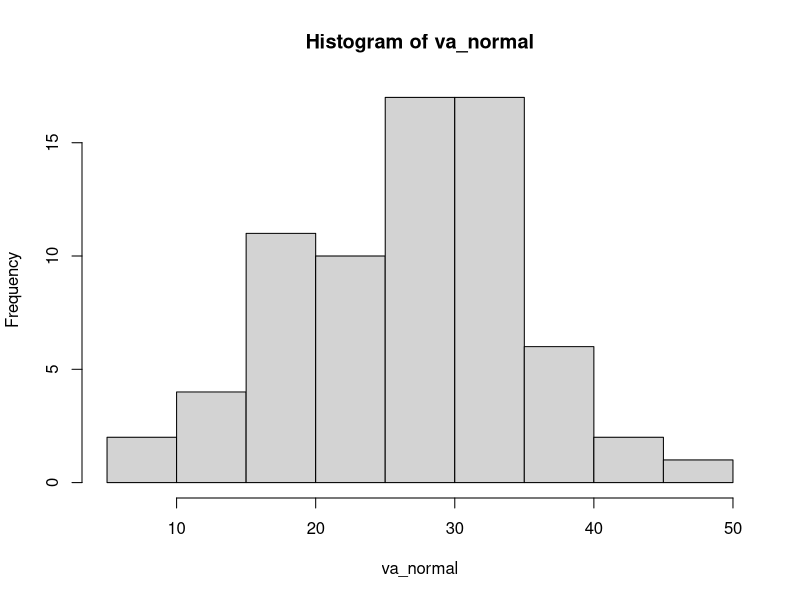
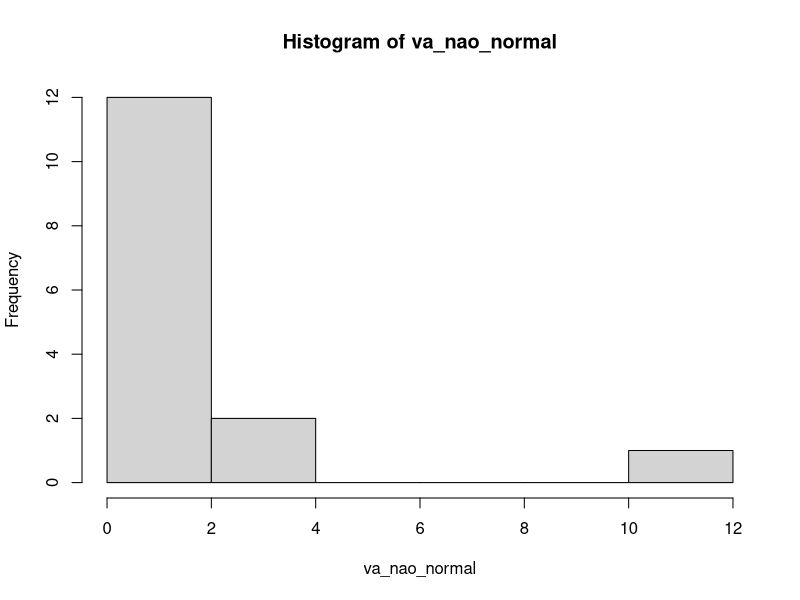
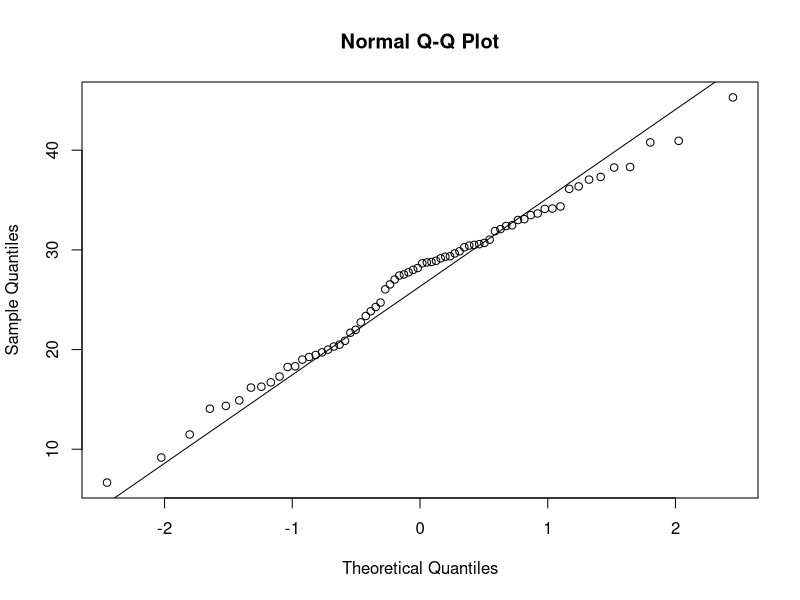
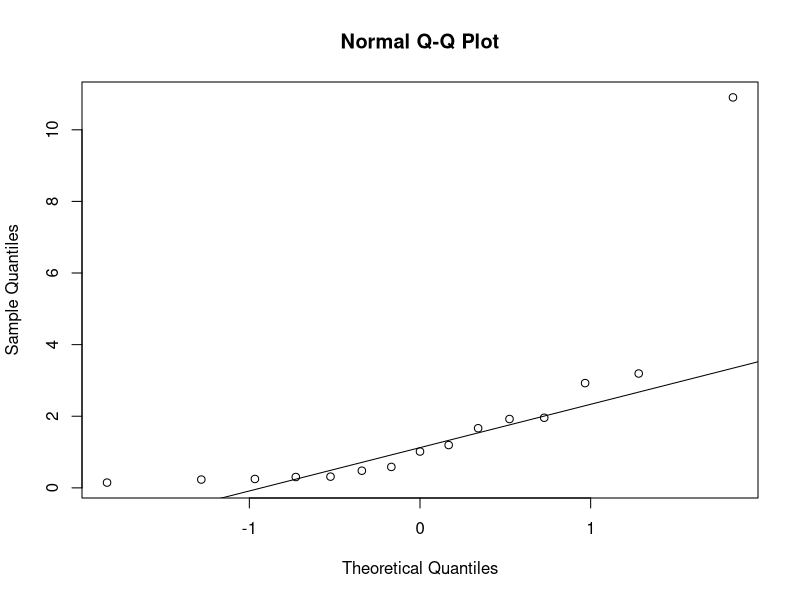
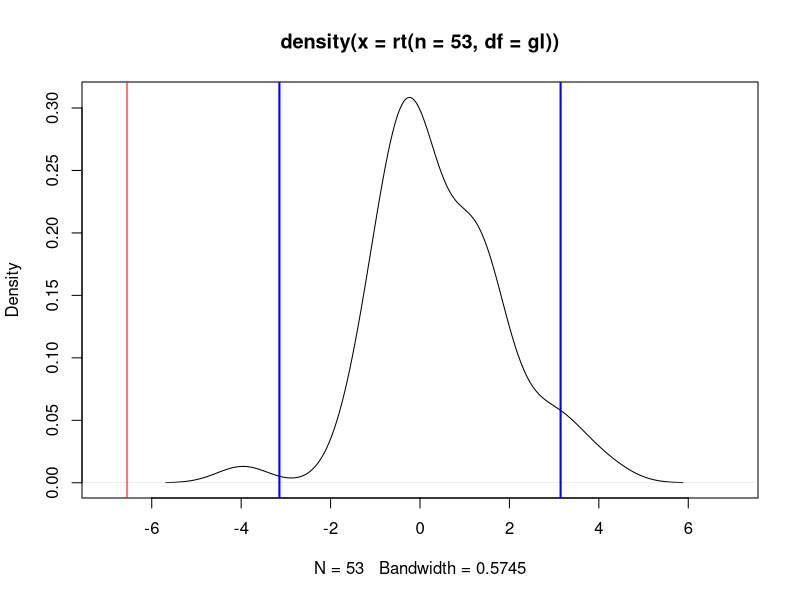
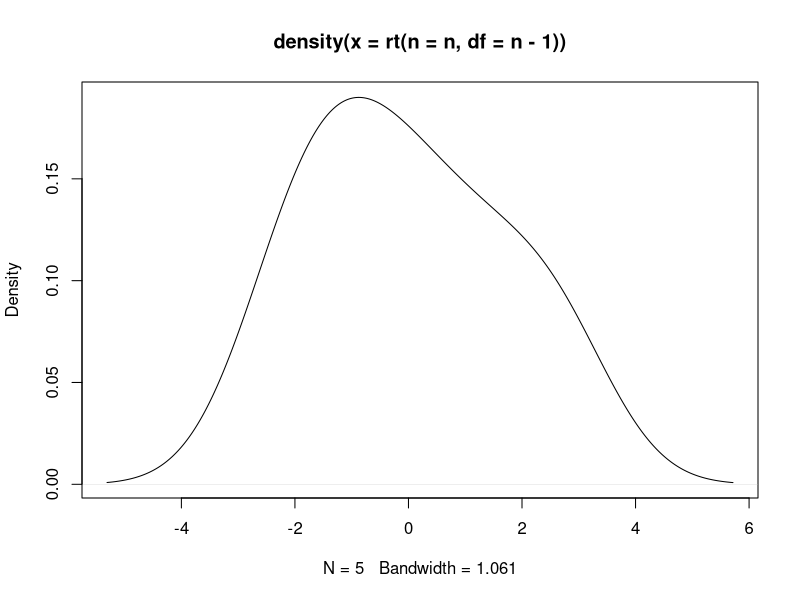
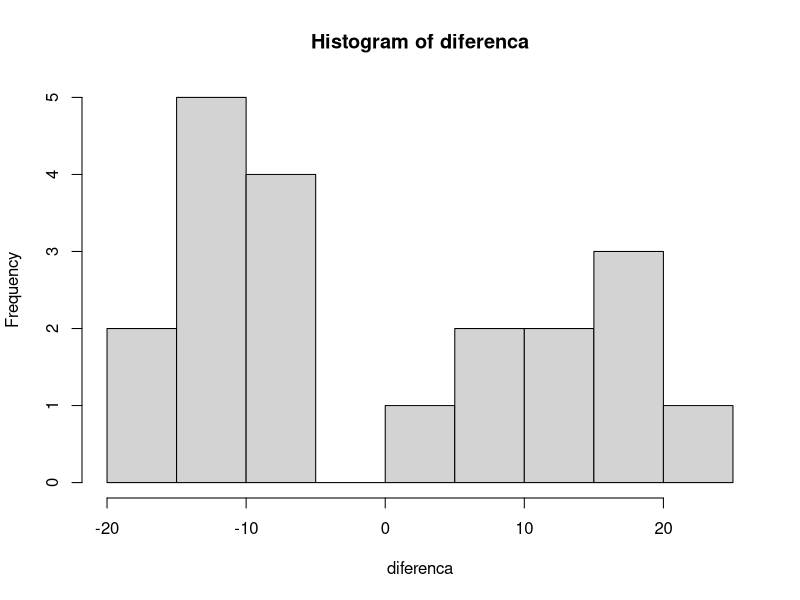

Source code (R) for these figures, in order:
## ---- chunk 1
  #GERAR UMA VARIAVEL ALEATÓRIA NOrmal

  va_normal = rnorm(n = 70, mean = 25, sd = 8)
  
  #Gera uma variavel não normal que segue a distribuição F
  va_nao_normal = rf(n = 15, df1 = 2, df2 = 10)
  
  hist(va_normal)
  hist(va_nao_normal)
## ---- chunk 2
   qqnorm(va_normal)
   qqline(va_normal)
   
   qqnorm(va_nao_normal)
   qqline(va_nao_normal)
## ---- chunk 3
   #Se o p-value for menor que alfa(5%), a hipotese nula, que a v.a é normalmente distribuida, deve ser rejeitada
   shapiro.test(va_normal)
   shapiro.test(va_nao_normal)
## ---- chunk 4
  #Médias de vendas na posição A
  mu1 <- 150.1
  #Médias de vendas na posição B
  mu2 <- 182.1
  #Desvio padrão das vendas na posição A
  s1 <- 17
  #Desvio padrão das vendas na posição B
  s2 <- 19.2
  #Quantidade de observações de A
  n1 <- 25
  #Quantidade de observações de B
  n2<- 30
  
## ---- chunk 5
   #Calculo da nossa estatística de teste. Que é o t calculado
   t <- (mu1 - mu2)/sqrt(s1^2/n1 + s2^2/n2)
   #t
   #Calculo dos graus de liberdade da estatística de teste
   #Dividindo o calculo
   p1<- (s1*s1)/n1
   p2<- (s2*s2)/n2
   
   gl <- (p1 + p2)^2 /( ( (p1)^2/(n1-1) ) + ( (p2)^2+(n2-1) ) )
   gl
   
   #Obtenção do quantil (t critico)
   quantil <- qt(0.975, df = gl)
   #  quantil   

## ---- chunk 6
  plot(density(rt(n = 53, df = gl)), xlim = c(-7,7))
  abline(v = quantil, col = "blue", lwd=2)
  abline(v = -quantil, col = "blue", lwd=2)
  abline(v = t, col="red")
  
## ---- chunk 7
    vendas_A <- rnorm(n = 25, mean = 150.1, sd = 17)
    vendas_B <- rnorm(n = 30, mean = 182.1, sd = 19.2)
    
    t.test(vendas_A, vendas_B, alternative = "two.sided")
## ---- chunk 8
  n = 5

  plot(density(rt(n = n, df = n - 1)))
## ---- chunk 9
   #install.packages("truncnorm")
   library(truncnorm)
## ---- chunk 10
   antes_da_dieta  <- rtruncnorm(n = 20, a = 100, b = 140, mean = 123, sd = 18)
   depois_da_dieta <- rtruncnorm(n = 20, a = 110, b = 130, mean = 110, sd = 28)
   diferenca <- depois_da_dieta - antes_da_dieta
## ---- chunk 11
   hist(diferenca)
   shapiro.test(diferenca)
   #Paried , se são dados pareados
   #alternative, Unilateral direita ou esquerda
  
   t.test(depois_da_dieta, antes_da_dieta, paired = TRUE, alternative = "less", conf.level = 0.9)
## ---- chunk 12
  media <- mean(diferenca)
  desvio <- sd(diferenca)
  n_ind <- 20
  t_calculado <- media/(desvio/sqrt(n_ind))
  #pt(q = t_calculado, df = n-1)
  t_critico_teste_t_pareado <- -qt(p = 0.9, df = 19)
## ---- chunk 13
   #Testando, Estará fora da região caso sera maior que o t critico
   t_calculado < t_critico_teste_t_pareado
